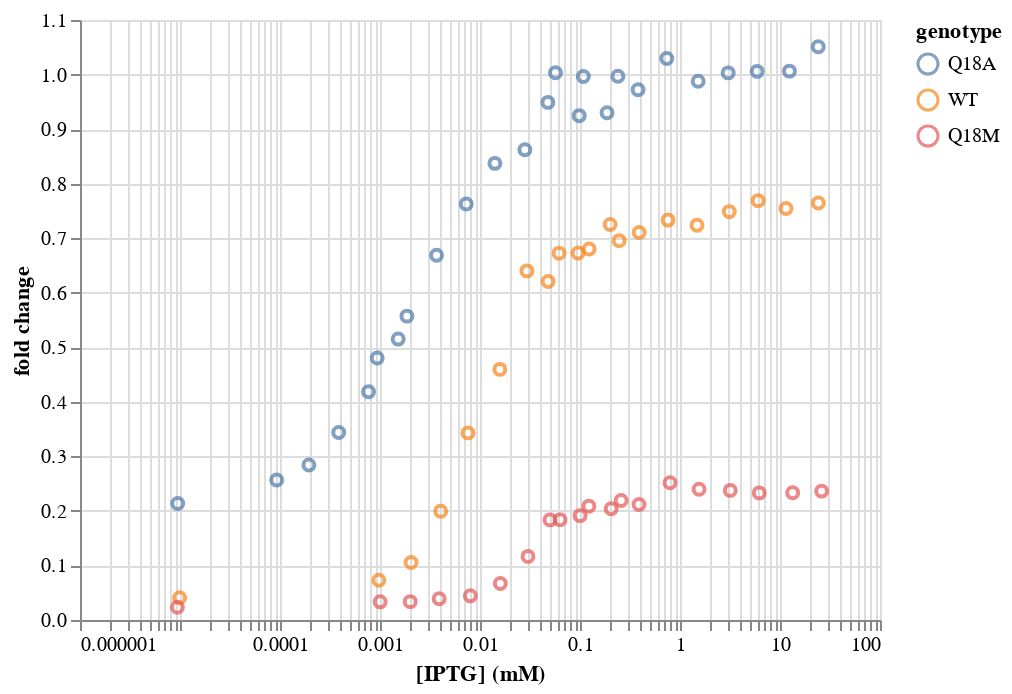

Write notebook code for a chart like this one.
### Markdown cell above
**b)** The IPTG concentration varies over five or six orders of magnitude, so we should have the IPTG (*x*) axis be on a logarithmic scale. The fold change is all within one order of magnitude, so we keep the *y*-axis on a linear scale.

### Code cell
dots = alt.Chart(df
    ).mark_point(
    ).encode(
        x=alt.X('iptg (mM):Q', 
                title='[IPTG] (mM)', 
                scale=alt.Scale(type='log')),
        y='fold change:Q',
        color=alt.Color('genotype:N', sort=['Q18A', 'WT', 'Q18M'])
    )

dots

### Figure 1 — Vega-Lite specification as saved in the notebook (floating-point values rounded to 4 significant figures)
{"$schema": "https://vega.github.io/schema/vega-lite/v2.4.3.json", "config": {"view": {"height": 300, "width": 400}}, "data": {"values": [{"fold change": 0.0407, "genotype": "WT", "iptg (mM)": 9.9e-06}, {"fold change": 0.07279, "genotype": "WT", "iptg (mM)": 0.0009743}, {"fold change": 0.1053, "genotype": "WT", "iptg (mM)": 0.002044}, {"fold change": 0.1995, "genotype": "WT", "iptg (mM)": 0.004049}, {"fold change": 0.343, "genotype": "WT", "iptg (mM)": 0.007584}, {"fold change": 0.4595, "genotype": "WT", "iptg (mM)": 0.01578}, {"fold change": 0.64, "genotype": "WT", "iptg (mM)": 0.02946}, {"fold change": 0.6206, "genotype": "WT", "iptg (mM)": 0.04805}, {"fold change": 0.6725, "genotype": "WT", "iptg (mM)": 0.06179}, {"fold change": 0.6728, "genotype": "WT", "iptg (mM)": 0.09558}, {"fold change": 0.6803, "genotype": "WT", "iptg (mM)": 0.1234}, {"fold change": 0.725, "genotype": "WT", "iptg (mM)": 0.2001}, {"fold change": 0.6955, "genotype": "WT", "iptg (mM)": 0.2464}, {"fold change": 0.7106, "genotype": "WT", "iptg (mM)": 0.3905}, {"fold change": 0.7331, "genotype": "WT", "iptg (mM)": 0.7592}, {"fold change": 0.7236, "genotype": "WT", "iptg (mM)": 1.481}, {"fold change": 0.7487, "genotype": "WT", "iptg (mM)": 3.108}, {"fold change": 0.7688, "genotype": "WT", "iptg (mM)": 6.044}, {"fold change": 0.7544, "genotype": "WT", "iptg (mM)": 11.49}, {"fold change": 0.7646, "genotype": "WT", "iptg (mM)": 24.17}, {"fold change": 0.2135, "genotype": "Q18A", "iptg (mM)": 9.49e-06}, {"fold change": 0.2567, "genotype": "Q18A", "iptg (mM)": 9.27e-05}, {"fold change": 0.2843, "genotype": "Q18A", "iptg (mM)": 0.0001946}, {"fold change": 0.3439, "genotype": "Q18A", "iptg (mM)": 0.0003867}, {"fold change": 0.4183, "genotype": "Q18A", "iptg (mM)": 0.0007676}, {"fold change": 0.4802, "genotype": "Q18A", "iptg (mM)": 0.0009369}, {"fold change": 0.515, "genotype": "Q18A", "iptg (mM)": 0.00152}, {"fold change": 0.5571, "genotype": "Q18A", "iptg (mM)": 0.001859}, {"fold change": 0.6686, "genotype": "Q18A", "iptg (mM)": 0.003677}, {"fold change": 0.7628, "genotype": "Q18A", "iptg (mM)": 0.007284}, {"fold change": 0.8372, "genotype": "Q18A", "iptg (mM)": 0.01409}, {"fold change": 0.8622, "genotype": "Q18A", "iptg (mM)": 0.0281}, {"fold change": 0.9489, "genotype": "Q18A", "iptg (mM)": 0.04777}, {"fold change": 1.003, "genotype": "Q18A", "iptg (mM)": 0.05686}, {"fold change": 0.9246, "genotype": "Q18A", "iptg (mM)": 0.0982}, {"fold change": 0.9963, "genotype": "Q18A", "iptg (mM)": 0.1081}, {"fold change": 0.9299, "genotype": "Q18A", "iptg (mM)": 0.1864}, {"fold change": 0.9967, "genotype": "Q18A", "iptg (mM)": 0.2394}, {"fold change": 0.9723, "genotype": "Q18A", "iptg (mM)": 0.3808}, {"fold change": 1.029, "genotype": "Q18A", "iptg (mM)": 0.7378}, {"fold change": 0.9878, "genotype": "Q18A", "iptg (mM)": 1.519}, {"fold change": 1.003, "genotype": "Q18A", "iptg (mM)": 3.033}, {"fold change": 1.006, "genotype": "Q18A", "iptg (mM)": 5.908}, {"fold change": 1.006, "genotype": "Q18A", "iptg (mM)": 12.43}, {"fold change": 1.051, "genotype": "Q18A", "iptg (mM)": 24.12}, {"fold change": 0.02339, "genotype": "Q18M", "iptg (mM)": 9.42e-06}, {"fold change": 0.0333, "genotype": "Q18M", "iptg (mM)": 0.001003}, {"fold change": 0.03367, "genotype": "Q18M", "iptg (mM)": 0.002006}, {"fold change": 0.03896, "genotype": "Q18M", "iptg (mM)": 0.003907}, {"fold change": 0.04429, "genotype": "Q18M", "iptg (mM)": 0.008008}, {"fold change": 0.06688, "genotype": "Q18M", "iptg (mM)": 0.01597}, {"fold change": 0.1166, "genotype": "Q18M", "iptg (mM)": 0.03019}, {"fold change": 0.1835, "genotype": "Q18M", "iptg (mM)": 0.05011}, {"fold change": 0.1837, "genotype": "Q18M", "iptg (mM)": 0.06313}, {"fold change": 0.1913, "genotype": "Q18M", "iptg (mM)": 0.1001}, {"fold change": 0.2087, "genotype": "Q18M", "iptg (mM)": 0.1227}, {"fold change": 0.2041, "genotype": "Q18M", "iptg (mM)": 0.2051}, {"fold change": 0.219, "genotype": "Q18M", "iptg (mM)": 0.258}, {"fold change": 0.2118, "genotype": "Q18M", "iptg (mM)": 0.3892}, {"fold change": 0.2517, "genotype": "Q18M", "iptg (mM)": 0.7951}, {"fold change": 0.2397, "genotype": "Q18M", "iptg (mM)": 1.551}, {"fold change": 0.2376, "genotype": "Q18M", "iptg (mM)": 3.182}, {"fold change": 0.233, "genotype": "Q18M", "iptg (mM)": 6.203}, {"fold change": 0.2335, "genotype": "Q18M", "iptg (mM)": 13.39}, {"fold change": 0.2363, "genotype": "Q18M", "iptg (mM)": 26.09}]}, "encoding": {"color": {"field": "genotype", "sort": ["Q18A", "WT", "Q18M"], "type": "nominal"}, "x": {"field": "iptg (mM)", "scale": {"type": "log"}, "title": "[IPTG] (mM)", "type": "quantitative"}, "y": {"field": "fold change", "type": "quantitative"}}, "mark": "point"}
